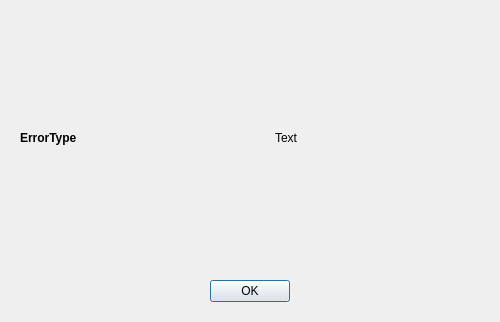
<?xml version="1.0" encoding="UTF-8"?>
<ui version="4.0">
 <class>Dialog</class>
 <widget class="QDialog" name="Dialog">
  <property name="geometry">
   <rect>
    <x>0</x>
    <y>0</y>
    <width>500</width>
    <height>322</height>
   </rect>
  </property>
  <property name="minimumSize">
   <size>
    <width>500</width>
    <height>322</height>
   </size>
  </property>
  <property name="maximumSize">
   <size>
    <width>500</width>
    <height>16777215</height>
   </size>
  </property>
  <property name="windowTitle">
   <string>Dialog</string>
  </property>
  <layout class="QVBoxLayout" name="main_layout">
   <item>
    <widget class="QWidget" name="text_container" native="true">
     <property name="maximumSize">
      <size>
       <width>500</width>
       <height>16777215</height>
      </size>
     </property>
     <layout class="QHBoxLayout" name="horizontalLayout">
      <item>
       <widget class="QWidget" name="error_type_container" native="true">
        <property name="sizePolicy">
         <sizepolicy hsizetype="Maximum" vsizetype="Preferred">
          <horstretch>0</horstretch>
          <verstretch>0</verstretch>
         </sizepolicy>
        </property>
        <layout class="QGridLayout" name="gridLayout_2">
         <property name="leftMargin">
          <number>0</number>
         </property>
         <property name="topMargin">
          <number>0</number>
         </property>
         <property name="rightMargin">
          <number>0</number>
         </property>
         <property name="bottomMargin">
          <number>0</number>
         </property>
         <property name="spacing">
          <number>0</number>
         </property>
         <item row="0" column="0">
          <widget class="QLabel" name="error_type">
           <property name="sizePolicy">
            <sizepolicy hsizetype="Maximum" vsizetype="Preferred">
             <horstretch>0</horstretch>
             <verstretch>0</verstretch>
            </sizepolicy>
           </property>
           <property name="font">
            <font>
             <weight>75</weight>
             <bold>true</bold>
            </font>
           </property>
           <property name="text">
            <string>ErrorType</string>
           </property>
          </widget>
         </item>
        </layout>
       </widget>
      </item>
      <item>
       <widget class="QWidget" name="error_text_container" native="true">
        <layout class="QGridLayout" name="gridLayout_3">
         <property name="topMargin">
          <number>0</number>
         </property>
         <property name="rightMargin">
          <number>0</number>
         </property>
         <property name="bottomMargin">
          <number>0</number>
         </property>
         <property name="spacing">
          <number>0</number>
         </property>
         <item row="0" column="0">
          <widget class="QLabel" name="error_text">
           <property name="text">
            <string>Text</string>
           </property>
           <property name="textFormat">
            <enum>Qt::AutoText</enum>
           </property>
           <property name="alignment">
            <set>Qt::AlignCenter</set>
           </property>
           <property name="wordWrap">
            <bool>true</bool>
           </property>
           <property name="openExternalLinks">
            <bool>true</bool>
           </property>
          </widget>
         </item>
        </layout>
       </widget>
      </item>
     </layout>
    </widget>
   </item>
   <item alignment="Qt::AlignHCenter">
    <widget class="QWidget" name="button_container" native="true">
     <property name="sizePolicy">
      <sizepolicy hsizetype="Maximum" vsizetype="Maximum">
       <horstretch>0</horstretch>
       <verstretch>0</verstretch>
      </sizepolicy>
     </property>
     <layout class="QGridLayout" name="gridLayout">
      <item row="0" column="0">
       <widget class="QPushButton" name="ok_button">
        <property name="sizePolicy">
         <sizepolicy hsizetype="Minimum" vsizetype="Maximum">
          <horstretch>0</horstretch>
          <verstretch>0</verstretch>
         </sizepolicy>
        </property>
        <property name="layoutDirection">
         <enum>Qt::LeftToRight</enum>
        </property>
        <property name="text">
         <string>OK</string>
        </property>
       </widget>
      </item>
     </layout>
    </widget>
   </item>
  </layout>
 </widget>
 <resources/>
 <connections/>
</ui>
